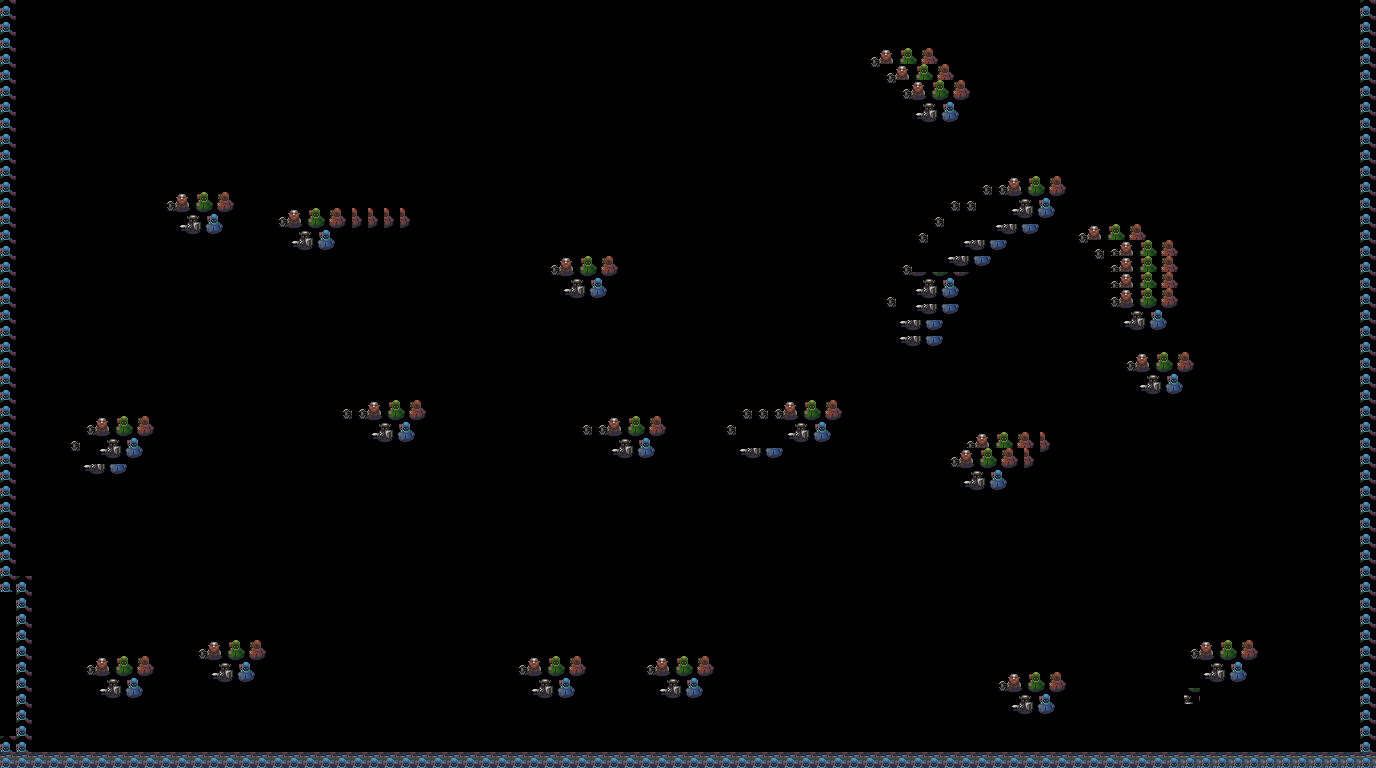

Below is a game level as drawn by its tile map, then a one-line description and the .tmx that defines it (tile-layer data replaced by summaries):
An orthogonal 86x48 tile map with 16x16 px tiles, 2 tile layers (background, walls) and 1 object (Player).

<map version="1.9" tiledversion="1.9.2" orientation="orthogonal" renderorder="right-down" width="86" height="48" tilewidth="16" tileheight="16" infinite="0" nextlayerid="4" nextobjectid="4">
 <tileset firstgid="1" name="tileset1321" tilewidth="16" tileheight="16" tilecount="552" columns="23">
  <image source="tilesets/dungeon_tiles.png" width="368" height="384" />
 </tileset>
 <layer id="1" name="background" width="86" height="48">
  <data>[4128 cells, 488 non-empty, 17 distinct tile ids]</data>
 </layer>
 <layer id="2" name="walls" width="86" height="48">
  <data>[4128 cells, 197 non-empty, 15 distinct tile ids]</data>
 </layer>
 <objectgroup id="3" name="objects">
  <object id="1" name="Merlin" class="Player" x="400.751" y="118.197" width="34.2717" height="32.8074">
   <properties>
    <property name="Type" value="Player" />
   </properties>
  </object>
 </objectgroup>
</map>
